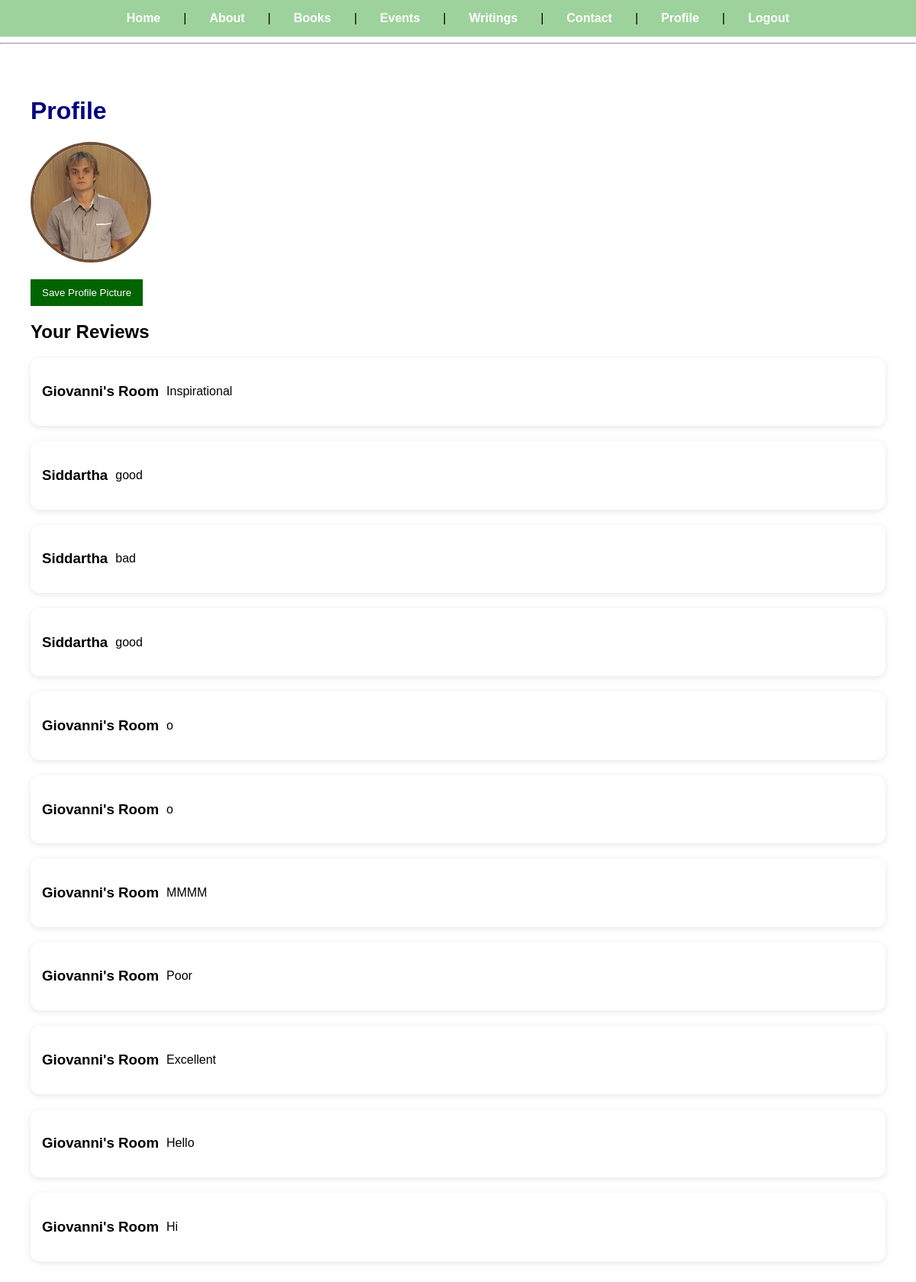
The page /profile (signed in) on the database as committed earlier.
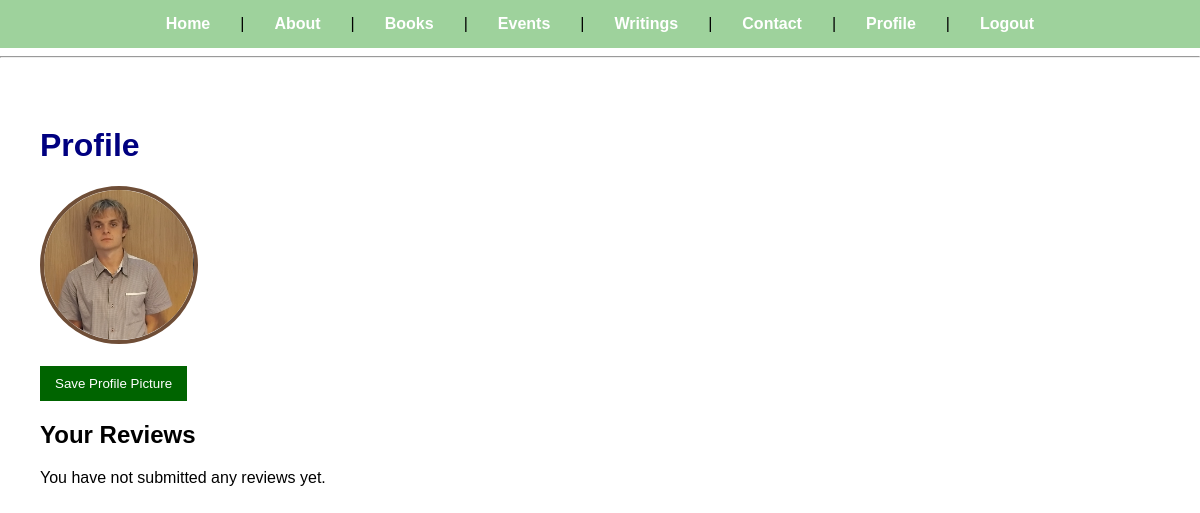
The same page on the database as committed later.
### tables this page shows
CREATE TABLE users (
    id INTEGER PRIMARY KEY AUTOINCREMENT,
    username TEXT NOT NULL,
    email TEXT UNIQUE NOT NULL,
    password TEXT NOT NULL
, profile_picture TEXT);

CREATE TABLE reviews (
        id INTEGER PRIMARY KEY AUTOINCREMENT,
        username TEXT NOT NULL,
        book TEXT NOT NULL,
        review TEXT NOT NULL
    , rating INTEGER);

### app.py (the view, shortened to what this page needs)
@app.route("/profile", methods=["GET", "POST"])
def profile():
    if "username" not in session:
        return redirect(url_for("login"))
    username = session["username"]
    upload_message = None
    with sqlite3.connect("bookclub.db") as conn:
        cursor = conn.cursor()
        cursor.execute("""
            SELECT profile_picture
            FROM users
            WHERE username = ?
        """, (username,))
        user = cursor.fetchone()
        cursor.execute("""
            SELECT book, review
            FROM reviews
            WHERE username = ?
            ORDER BY id DESC
        """, (username,))
        user_reviews = cursor.fetchall()
    profile_picture = None
    if user is not None:
        profile_picture = user[0]
    return render_template(
        "profile.html",
        username=username,
        profile_picture=profile_picture,
        reviews=user_reviews,
        upload_message=upload_message
    )

### templates/profile.html (shortened to what this page needs)
{% extends "base.html" %}
{% block content %}
<div class="profile-page">
    <h1>Profile</h1>
    <form      method="POST" enctype="multipart/form-data">
        <label for="profile_picture" class="profile-picture-label">
            {% if profile_picture %}
            <img
                id="profile-preview"
                src="{{ url_for('static', filename='uploads/profiles/' ~ profile_picture) }}"
                class="profile_picture"
                alt="Profile Picture">
            {% else %}
            <img
                id="profile-preview"
                src="{{ url_for('static', filename='images/default-profile.png') }}"
                class="profile_picture">
            {% endif %}
        </label>
        <br><br>
        <button type="submit">
            Save Profile Picture
        </button>
    </form>
    <h2>Your Reviews</h2>
    {% if reviews %}
        {% for book, review in reviews %}
        <div class="profile-review">
            <h3>{{ book }}</h3>
            <p>{{ review }}</p>
        </div>
        {% endfor %}
    {% else %}
        <p>You have not submitted any reviews yet.</p>
    {% endif %}
</div>
{% endblock %}

### templates/base.html (shortened to what this page needs)
<!DOCTYPE html>
<html>
<head>
    <link rel="stylesheet"
          href="{{ url_for('static', filename='css/style.css') }}">
</head>
<body>
<nav>
    <a href="/">Home</a> |
    <a href="/about">About</a> |
    <a href="/books">Books</a>|
    <a href="/events">Events</a>|
    <a href="/writings">Writings</a>|
    <a href="/contact">Contact</a>|
    {% if 'username' in session %}
        <a href="/profile">Profile</a> |
        <a href="/logout">Logout</a>
    {% else %}
        <a href="/login">Login</a>
    {% endif %}
</nav>
<hr>
{% block content %}
{% endblock %}
</body>
</html>

### static/css/style.css (style rules this page uses)
.profile-page { max-width: 2000px; margin: 20 auto; padding: 40px; }
body { margin: 0; font-family: Arial, sans-serif; }
nav { display: flex; justify-content: center; gap: 30px; padding: 15px; background-color: rgba(7, 140, 0, 0.388); }
nav a { text-decoration: none; font-weight: bold; color: white; }
h1 { color: navy; }
button { padding: 10px 15px; background-color: darkgreen; color: white; border: none; cursor: pointer; }
.profile_picture { width: 150px; height: 150px; border-radius: 50%; object-fit: cover; border: 4px solid #6f4e37; cursor: pointer; }
.profile-picture-label { display: inline-block; cursor: pointer; position: relative; }

Rows that differ between the two databases and show on the page:
removed reviews: book "Giovanni's Room", review "Inspirational"
removed reviews: book "Siddartha", review "good"
removed reviews: book "Siddartha", review "bad"
removed reviews: book "Siddartha", review "good"
removed reviews: book "Giovanni's Room", review "o"
removed reviews: book "Giovanni's Room", review "o"
removed reviews: book "Giovanni's Room", review "MMMM"
removed reviews: book "Giovanni's Room", review "Poor"
removed reviews: book "Giovanni's Room", review "Excellent"
removed reviews: book "Giovanni's Room", review "Hello"
removed reviews: book "Giovanni's Room", review "Hi"
Other text that changed with them:
text now shown: "You have not submitted any reviews yet."
